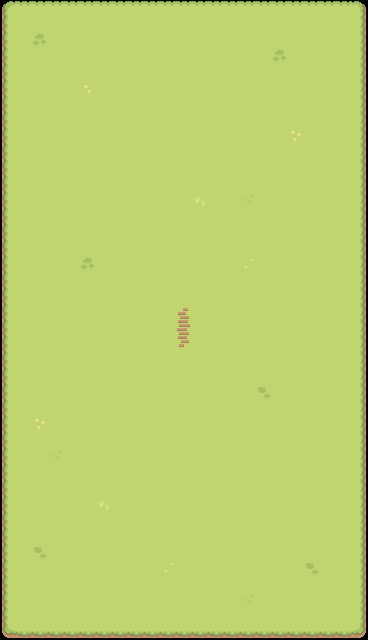

This is a level from a 2D game, rendered from its Tiled map with the project's own tilesets. A one-line summary and the complete map file follow:
An orthogonal 23x40 tile map with 16x16 px tiles, 2 tile layers (Grass, Decorations), 1 hidden layer not drawn, 3 tilesets and 1 object.

<map version="1.10" tiledversion="1.11.2" orientation="orthogonal" renderorder="right-down" width="23" height="40" tilewidth="16" tileheight="16" infinite="0" nextlayerid="6" nextobjectid="7">
 <tileset firstgid="1" source="Grass_Hill_Tiles_v2.tsx" />
 <tileset firstgid="78" source="Tilled Dirt.tsx" />
 <tileset firstgid="142" source="Paths.tsx" />
 <layer id="1" name="Grass" width="23" height="40">
  <data encoding="csv">
1,2,2,2,2,2,2,2,2,2,2,2,2,2,2,2,2,2,2,2,2,2,3,
12,13,13,13,13,13,13,13,13,13,13,13,13,13,13,13,13,13,13,13,13,13,14,
12,13,60,13,13,13,13,13,13,13,13,13,13,13,13,13,13,13,13,13,13,13,14,
12,13,13,13,13,13,13,13,13,13,13,13,13,13,13,13,13,60,13,13,13,13,14,
12,13,13,13,13,13,13,13,13,13,13,13,13,13,13,13,13,13,13,13,13,13,14,
12,13,13,13,13,72,13,13,13,13,13,13,13,13,13,13,13,13,13,13,13,13,14,
12,13,13,13,13,13,13,13,13,13,13,13,13,13,13,13,13,13,13,13,13,13,14,
12,13,13,13,13,13,13,13,13,13,13,13,13,13,13,13,13,13,13,13,13,13,14,
12,13,13,13,13,13,13,13,13,13,13,13,13,13,13,13,13,13,61,13,13,13,14,
12,13,13,13,13,13,13,13,13,13,13,13,13,13,13,13,13,13,13,13,13,13,14,
12,13,13,13,13,13,13,13,13,13,13,13,13,13,13,13,13,13,13,13,13,13,14,
12,13,13,13,13,13,13,13,13,13,13,13,13,13,13,13,13,13,13,13,13,13,14,
12,13,13,13,13,13,13,13,13,13,13,13,67,13,13,56,13,13,13,13,13,13,14,
12,13,13,13,13,13,13,13,13,13,13,13,13,13,13,13,13,13,13,13,13,13,14,
12,13,13,13,13,13,13,13,13,13,13,13,13,13,13,13,13,13,13,13,13,13,14,
12,13,13,13,13,13,13,13,13,13,13,13,13,13,13,13,13,13,13,13,13,13,14,
12,13,13,13,13,60,13,13,13,13,13,13,13,13,13,68,13,13,13,13,13,13,14,
12,13,13,13,13,13,13,13,13,13,13,13,13,13,13,13,13,13,13,13,13,13,14,
12,13,13,13,13,13,13,13,13,13,13,13,13,13,13,13,13,13,13,13,13,13,14,
12,13,13,13,13,13,13,13,13,13,13,13,13,13,13,13,13,13,13,13,13,13,14,
12,13,13,13,13,13,13,13,13,13,13,13,13,13,13,13,13,13,13,13,13,13,14,
12,13,13,13,13,13,13,13,13,13,13,13,13,13,13,13,13,13,13,13,13,13,14,
12,13,13,13,13,13,13,13,13,13,13,13,13,13,13,13,13,13,13,13,13,13,14,
12,13,13,13,13,13,13,13,13,13,13,13,13,13,13,13,13,13,13,13,13,13,14,
12,13,13,13,13,13,13,13,13,13,13,13,13,13,13,13,59,13,13,13,13,13,14,
12,13,13,13,13,13,13,13,13,13,13,13,13,13,13,13,13,13,13,13,13,13,14,
12,13,61,13,13,13,13,13,13,13,13,13,13,13,13,13,13,13,13,13,13,13,14,
12,13,13,13,13,13,13,13,13,13,13,13,13,13,13,13,13,13,13,13,13,13,14,
12,13,13,56,13,13,13,13,13,13,13,13,13,13,13,13,13,13,13,13,13,13,14,
12,13,13,13,13,13,13,13,13,13,13,13,13,13,13,13,13,13,13,13,13,13,14,
12,13,13,13,13,13,13,13,13,13,13,13,13,13,13,13,13,13,13,13,13,13,14,
12,13,13,13,13,13,67,13,13,13,13,13,13,13,13,13,13,13,13,13,13,13,14,
12,13,13,13,13,13,13,13,13,13,13,13,13,13,13,13,13,13,13,13,13,13,14,
12,13,13,13,13,13,13,13,13,13,13,13,13,13,13,13,13,13,13,13,13,13,14,
12,13,59,13,13,13,13,13,13,13,13,13,13,13,13,13,13,13,13,13,13,13,14,
12,13,13,13,13,13,13,13,13,13,68,13,13,13,13,13,13,13,13,59,13,13,14,
12,13,13,13,13,13,13,13,13,13,13,13,13,13,13,13,13,13,13,13,13,13,14,
12,13,13,13,13,13,13,13,13,13,13,13,13,13,13,56,13,13,13,13,13,13,14,
12,13,13,13,13,13,13,13,13,13,13,13,13,13,13,13,13,13,13,13,13,13,14,
23,24,24,24,24,24,24,24,24,24,24,24,24,24,24,24,24,24,24,24,24,24,25
</data>
 </layer>
 <objectgroup id="5" name="Doors">
  <object id="6" x="176" y="320" width="16" height="16">
   <properties>
    <property name="spawnX" type="int" value="38" />
    <property name="spawnY" type="int" value="20" />
    <property name="targetMap" value="previousMap" />
    <property name="type" value="entrance" />
   </properties>
  </object>
 </objectgroup>
 <layer id="4" name="Decorations" width="23" height="40">
  <data encoding="csv">
0,0,0,0,0,0,0,0,0,0,0,0,0,0,0,0,0,0,0,0,0,0,0,
0,0,0,0,0,0,0,0,0,0,0,0,0,0,0,0,0,0,0,0,0,0,0,
0,0,0,0,0,0,0,0,0,0,0,0,0,0,0,0,0,0,0,0,0,0,0,
0,0,0,0,0,0,0,0,0,0,0,0,0,0,0,0,0,0,0,0,0,0,0,
0,0,0,0,0,0,0,0,0,0,0,0,0,0,0,0,0,0,0,0,0,0,0,
0,0,0,0,0,0,0,0,0,0,0,0,0,0,0,0,0,0,0,0,0,0,0,
0,0,0,0,0,0,0,0,0,0,0,0,0,0,0,0,0,0,0,0,0,0,0,
0,0,0,0,0,0,0,0,0,0,0,0,0,0,0,0,0,0,0,0,0,0,0,
0,0,0,0,0,0,0,0,0,0,0,0,0,0,0,0,0,0,0,0,0,0,0,
0,0,0,0,0,0,0,0,0,0,0,0,0,0,0,0,0,0,0,0,0,0,0,
0,0,0,0,0,0,0,0,0,0,0,0,0,0,0,0,0,0,0,0,0,0,0,
0,0,0,0,0,0,0,0,0,0,0,0,0,0,0,0,0,0,0,0,0,0,0,
0,0,0,0,0,0,0,0,0,0,0,0,0,0,0,0,0,0,0,0,0,0,0,
0,0,0,0,0,0,0,0,0,0,0,0,0,0,0,0,0,0,0,0,0,0,0,
0,0,0,0,0,0,0,0,0,0,0,0,0,0,0,0,0,0,0,0,0,0,0,
0,0,0,0,0,0,0,0,0,0,0,0,0,0,0,0,0,0,0,0,0,0,0,
0,0,0,0,0,0,0,0,0,0,0,0,0,0,0,0,0,0,0,0,0,0,0,
0,0,0,0,0,0,0,0,0,0,0,0,0,0,0,0,0,0,0,0,0,0,0,
0,0,0,0,0,0,0,0,0,0,0,0,0,0,0,0,0,0,0,0,0,0,0,
0,0,0,0,0,0,0,0,0,0,0,142,0,0,0,0,0,0,0,0,0,0,0,
0,0,0,0,0,0,0,0,0,0,0,146,0,0,0,0,0,0,0,0,0,0,0,
0,0,0,0,0,0,0,0,0,0,0,150,0,0,0,0,0,0,0,0,0,0,0,
0,0,0,0,0,0,0,0,0,0,0,0,0,0,0,0,0,0,0,0,0,0,0,
0,0,0,0,0,0,0,0,0,0,0,0,0,0,0,0,0,0,0,0,0,0,0,
0,0,0,0,0,0,0,0,0,0,0,0,0,0,0,0,0,0,0,0,0,0,0,
0,0,0,0,0,0,0,0,0,0,0,0,0,0,0,0,0,0,0,0,0,0,0,
0,0,0,0,0,0,0,0,0,0,0,0,0,0,0,0,0,0,0,0,0,0,0,
0,0,0,0,0,0,0,0,0,0,0,0,0,0,0,0,0,0,0,0,0,0,0,
0,0,0,0,0,0,0,0,0,0,0,0,0,0,0,0,0,0,0,0,0,0,0,
0,0,0,0,0,0,0,0,0,0,0,0,0,0,0,0,0,0,0,0,0,0,0,
0,0,0,0,0,0,0,0,0,0,0,0,0,0,0,0,0,0,0,0,0,0,0,
0,0,0,0,0,0,0,0,0,0,0,0,0,0,0,0,0,0,0,0,0,0,0,
0,0,0,0,0,0,0,0,0,0,0,0,0,0,0,0,0,0,0,0,0,0,0,
0,0,0,0,0,0,0,0,0,0,0,0,0,0,0,0,0,0,0,0,0,0,0,
0,0,0,0,0,0,0,0,0,0,0,0,0,0,0,0,0,0,0,0,0,0,0,
0,0,0,0,0,0,0,0,0,0,0,0,0,0,0,0,0,0,0,0,0,0,0,
0,0,0,0,0,0,0,0,0,0,0,0,0,0,0,0,0,0,0,0,0,0,0,
0,0,0,0,0,0,0,0,0,0,0,0,0,0,0,0,0,0,0,0,0,0,0,
0,0,0,0,0,0,0,0,0,0,0,0,0,0,0,0,0,0,0,0,0,0,0,
0,0,0,0,0,0,0,0,0,0,0,0,0,0,0,0,0,0,0,0,0,0,0
</data>
 </layer>
 <layer id="2" name="Collision" width="23" height="40" visible="0">
  <data encoding="csv">
112,112,112,112,112,112,112,112,112,112,112,112,112,112,112,112,112,112,112,112,112,112,112,
112,0,0,0,0,0,0,0,0,0,0,0,0,0,0,0,0,0,0,0,0,0,112,
112,0,0,0,0,0,0,0,0,0,0,0,0,0,0,0,0,0,0,0,0,0,112,
112,0,0,0,0,0,0,0,0,0,0,0,0,0,0,0,0,0,0,0,0,0,112,
112,0,0,0,0,0,0,0,0,0,0,0,0,0,0,0,0,0,0,0,0,0,112,
112,0,0,0,0,0,0,0,0,0,0,0,0,0,0,0,0,0,0,0,0,0,112,
112,0,0,0,0,0,0,0,0,0,0,0,0,0,0,0,0,0,0,0,0,0,112,
112,0,0,0,0,0,0,0,0,0,0,0,0,0,0,0,0,0,0,0,0,0,112,
112,0,0,0,0,0,0,0,0,0,0,0,0,0,0,0,0,0,0,0,0,0,112,
112,0,0,0,0,0,0,0,0,0,0,0,0,0,0,0,0,0,0,0,0,0,112,
112,0,0,0,0,0,0,0,0,0,0,0,0,0,0,0,0,0,0,0,0,0,112,
112,0,0,0,0,0,0,0,0,0,0,0,0,0,0,0,0,0,0,0,0,0,112,
112,0,0,0,0,0,0,0,0,0,0,0,0,0,0,0,0,0,0,0,0,0,112,
112,0,0,0,0,0,0,0,0,0,0,0,0,0,0,0,0,0,0,0,0,0,112,
112,0,0,0,0,0,0,0,0,0,0,0,0,0,0,0,0,0,0,0,0,0,112,
112,0,0,0,0,0,0,0,0,0,0,0,0,0,0,0,0,0,0,0,0,0,112,
112,0,0,0,0,0,0,0,0,0,0,0,0,0,0,0,0,0,0,0,0,0,112,
112,0,0,0,0,0,0,0,0,0,0,0,0,0,0,0,0,0,0,0,0,0,112,
112,0,0,0,0,0,0,0,0,0,0,0,0,0,0,0,0,0,0,0,0,0,112,
112,0,0,0,0,0,0,0,0,0,0,0,0,0,0,0,0,0,0,0,0,0,112,
112,0,0,0,0,0,0,0,0,0,0,0,0,0,0,0,0,0,0,0,0,0,112,
112,0,0,0,0,0,0,0,0,0,0,0,0,0,0,0,0,0,0,0,0,0,112,
112,0,0,0,0,0,0,0,0,0,0,0,0,0,0,0,0,0,0,0,0,0,112,
112,0,0,0,0,0,0,0,0,0,0,0,0,0,0,0,0,0,0,0,0,0,112,
112,0,0,0,0,0,0,0,0,0,0,0,0,0,0,0,0,0,0,0,0,0,112,
112,0,0,0,0,0,0,0,0,0,0,0,0,0,0,0,0,0,0,0,0,0,112,
112,0,0,0,0,0,0,0,0,0,0,0,0,0,0,0,0,0,0,0,0,0,112,
112,0,0,0,0,0,0,0,0,0,0,0,0,0,0,0,0,0,0,0,0,0,112,
112,0,0,0,0,0,0,0,0,0,0,0,0,0,0,0,0,0,0,0,0,0,112,
112,0,0,0,0,0,0,0,0,0,0,0,0,0,0,0,0,0,0,0,0,0,112,
112,0,0,0,0,0,0,0,0,0,0,0,0,0,0,0,0,0,0,0,0,0,112,
112,0,0,0,0,0,0,0,0,0,0,0,0,0,0,0,0,0,0,0,0,0,112,
112,0,0,0,0,0,0,0,0,0,0,0,0,0,0,0,0,0,0,0,0,0,112,
112,0,0,0,0,0,0,0,0,0,0,0,0,0,0,0,0,0,0,0,0,0,112,
112,0,0,0,0,0,0,0,0,0,0,0,0,0,0,0,0,0,0,0,0,0,112,
112,0,0,0,0,0,0,0,0,0,0,0,0,0,0,0,0,0,0,0,0,0,112,
112,0,0,0,0,0,0,0,0,0,0,0,0,0,0,0,0,0,0,0,0,0,112,
112,0,0,0,0,0,0,0,0,0,0,0,0,0,0,0,0,0,0,0,0,0,112,
112,0,0,0,0,0,0,0,0,0,0,0,0,0,0,0,0,0,0,0,0,0,112,
112,112,112,112,112,112,112,112,112,112,112,112,112,112,112,112,112,112,112,112,112,112,112
</data>
 </layer>
</map>
